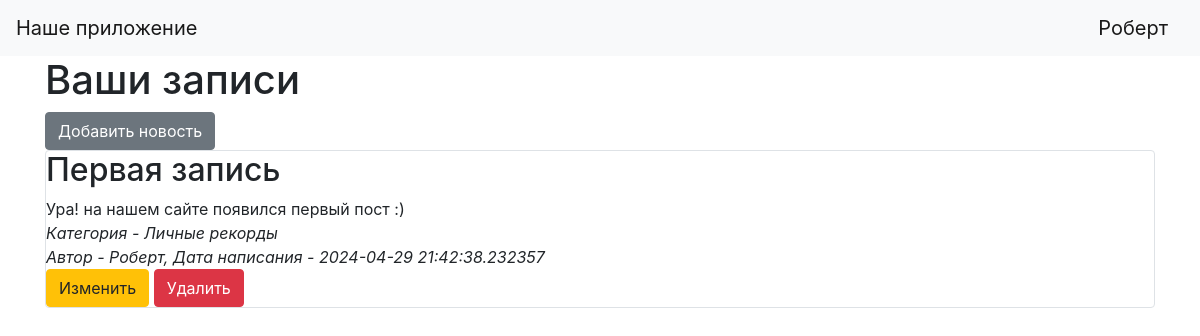
The page / (signed in) on the database its author committed.
### data/users.py (models this page shows, shortened)
class User(SqlAlchemyBase, UserMixin):
    __tablename__ = 'users'
    id = sqlalchemy.Column(sqlalchemy.Integer,
                           primary_key=True, autoincrement=True)
    name = sqlalchemy.Column(sqlalchemy.String, nullable=True)
    about = sqlalchemy.Column(sqlalchemy.String, nullable=True)
    email = sqlalchemy.Column(sqlalchemy.String,
                              index=True, unique=True, nullable=True)
    hashed_password = sqlalchemy.Column(sqlalchemy.String, nullable=True)
    created_date = sqlalchemy.Column(sqlalchemy.DateTime,
                                     default=datetime.datetime.now)
    news = orm.relationship("News", back_populates='user')

### data/news.py (models this page shows)
class News(SqlAlchemyBase):
    __tablename__ = 'news'
    id = sqlalchemy.Column(sqlalchemy.Integer,
                           primary_key=True, autoincrement=True)
    title = sqlalchemy.Column(sqlalchemy.String, nullable=True)
    content = sqlalchemy.Column(sqlalchemy.String, nullable=True)
    created_date = sqlalchemy.Column(sqlalchemy.DateTime,
                                     default=datetime.datetime.now)
    category = sqlalchemy.Column(sqlalchemy.String, nullable=True)
    is_private = sqlalchemy.Column(sqlalchemy.Boolean, default=True)
    user_id = sqlalchemy.Column(sqlalchemy.Integer,
                                sqlalchemy.ForeignKey("users.id"))
    user = orm.relationship('User')

### main.py (the view)
@app.route("/")
def index():
    db_sess = db_session.create_session()
    if current_user.is_authenticated:
        news = db_sess.query(News).filter(News.user == current_user)
    else:
        news = db_sess.query(News).filter(News.is_private != True)
    return render_template("index.html", news=news)

### data/db_session.py (called while the page is built)
def create_session() -> Session:
    global __factory
    return __factory()

### main.py (called while the page is built)
@login_manager.user_loader
def load_user(user_id):
    db_sess = db_session.create_session()
    return db_sess.query(User).get(user_id)

### templates/index.html
{% extends "base.html" %}
{% block content %}
{% if current_user.is_authenticated %}
    <h1>Ваши записи</h1>
    <a href="news" class="btn btn-secondary">Добавить новость</a>
{% else %}
    <h1>Записи в блоге</h1>
{% endif %}
{% for item in news%}
<div class="col-md6 border rounded">
    {% if item.is_private == True %}
        <h2>{{item.title}} <font color="#009100">(личная)</font></h2>
    {% else %}
        <h2>{{item.title}}</h2>
    {% endif %}
    <div>
        {{item.content}}
    </div>
    <div>
        <i>Категория - {{item.category}}</i>
    </div>
    <div>
        <i>Автор - {{item.user.name}}, Дата написания - {{item.created_date}}</i>
    </div>
    {% if current_user.is_authenticated and current_user == item.user %}
    <div>
        <a href="/news/{{ item.id }}" class="btn btn-warning">
            Изменить
        </a>
        <a href="/news_delete/{{ item.id }}" class="btn btn-danger">
            Удалить
        </a>
    </div>
    {% endif %}
</div>
{% endfor %}
{% endblock %}

### templates/base.html (shortened to what this page needs)
<!doctype html>
<html lang="en">
<head>
    <link rel="stylesheet"
          href="https://stackpath.bootstrapcdn.com/bootstrap/4.4.1/css/bootstrap.min.css"
>
</head>
<body>
<header>
    <nav class="navbar navbar-light bg-light">
        <a class="navbar-brand" href="#">Наше приложение</a>
        {% if current_user.is_authenticated %}
            <a class="navbar-brand" href="/logout">{{ current_user.name }}</a>
        {% else %}
            <p>
                <a class="btn btn-primary " href="/register">Зарегистрироваться</a>
                <a class="btn btn-success" href="/login">Войти</a>
            </p>
        {% endif %}
    </nav>
</header>
<main role="main" class="container">
    {% block content %}{% endblock %}
</main>
</body>
</html>

### rows shown on the page
User: name "Роберт"
News: title "Первая запись", content "Ура! на нашем сайте появился первый пост :)", category "Личные рекорды", user.name "Роберт", created_date "2024-04-29 21:42:38.232357"
